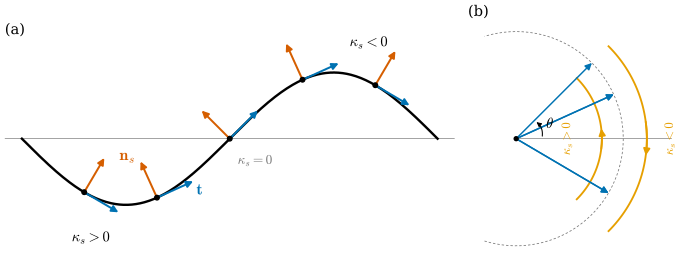

Generate this figure with Python:
"""그림 4.4.1: 부호곡률 — 단위접벡터가 도는 방향과 빠르기 (4.4절, 정의 4.4.2, 예 4.4.6(d), 정리 4.4.9).

(a) 평면곡선 γ(x) = (x, sin x), −π ≤ x ≤ π와 다섯 점 x = −2.2, −1.1, 0, 1.1, 2.2에서의
    단위접벡터 t(파랑)와 부호 단위법벡터 n_s = Jt(주홍). κ_s = −sin x/(1 + cos²x)^{3/2}:
    x < 0에서 κ_s > 0(왼쪽으로 돈다), x > 0에서 κ_s < 0(오른쪽으로 돈다), x = 0은 변곡점.
(b) 같은 다섯 점의 t를 원점으로 옮긴 것(단위원 위의 점). 접선각 θ = arctan(cos x)는 −π/4에서 π/4로 늘었다가(κ_s > 0)
    다시 −π/4로 준다(κ_s < 0). 안쪽 호(올라감)와 바깥쪽 호(내려감)로 두 구간을 나누어 그린다.

벡터는 (a)에서 실제 길이의 0.6배, (b)에서 실제 길이로 그린다.

실행: 프로젝트 루트에서 ``PYTHONPATH=tools python3 chapters/04-curves/figures/fig-4-4-1-signed-curvature.py``
"""

import dgfig

dgfig.setup()

import matplotlib.pyplot as plt
import numpy as np
from matplotlib.patches import FancyArrowPatch

C = dgfig.COLORS
LW = dgfig.LW
J = np.array([[0.0, -1.0], [1.0, 0.0]])          # +90° 회전


def gamma(x):
    return np.stack([x, np.sin(x)], axis=-1)


def d1(x):
    return np.stack([np.ones_like(x), np.cos(x)], axis=-1)


def d2(x):
    return np.stack([np.zeros_like(x), -np.sin(x)], axis=-1)


def unit_t(x):
    v = d1(x)
    return v / np.linalg.norm(v, axis=-1, keepdims=True)


def kappa_s(x):
    """명제 4.4.5: κ_s = <γ'', Jγ'>/|γ'|³."""
    v, a = d1(x), d2(x)
    return np.einsum("...i,...i->...", a, v @ J.T) / np.linalg.norm(v, axis=-1) ** 3


XS = np.array([-2.2, -1.1, 0.0, 1.1, 2.2])

# 자기검사: 공식과 정의(dt/ds = κ_s n_s, 수치미분)의 일치, 부호
xx = np.linspace(-np.pi, np.pi, 2001)
assert np.allclose(kappa_s(xx), -np.sin(xx) / (1 + np.cos(xx) ** 2) ** 1.5)
h = 1e-5
for x0 in XS:
    dt_dx = (unit_t(np.array(x0 + h)) - unit_t(np.array(x0 - h))) / (2 * h)
    ds_dx = np.linalg.norm(d1(np.array(x0)))
    n_s = J @ unit_t(np.array(x0))
    assert np.allclose(dt_dx / ds_dx, kappa_s(np.array(x0)) * n_s, atol=1e-8)
assert np.all(kappa_s(xx[(xx < -1e-9) & (xx > -np.pi + 1e-9)]) > 0)
assert np.all(kappa_s(xx[(xx > 1e-9) & (xx < np.pi - 1e-9)]) < 0)
theta = np.arctan(np.cos(xx))                      # 접선각
dtheta_ds = np.gradient(theta, xx) / np.linalg.norm(d1(xx), axis=1)
assert np.allclose(dtheta_ds[5:-5], kappa_s(xx)[5:-5], atol=1e-4)   # 정리 4.4.9: κ_s = dθ/ds


def arrow(ax, base, vec, color, lw=None, scale=1.0, z=5):
    base = np.asarray(base, float)
    ax.annotate("", xy=base + scale * np.asarray(vec, float), xytext=base,
                arrowprops=dict(arrowstyle="-|>", color=color, lw=lw or LW["vector"],
                                mutation_scale=10, shrinkA=0, shrinkB=0), zorder=z)


fig, axs = plt.subplots(1, 2, figsize=(7.2, 2.9), gridspec_kw=dict(width_ratios=[2.1, 1]))

# (a) --------------------------------------------------------------------------
ax = axs[0]
dgfig.schematic_axes(ax, (-3.4, 3.4), (-1.75, 1.75))
ax.plot([-3.4, 3.4], [0, 0], color=C["aux"], lw=0.5, zorder=0)
P = gamma(np.linspace(-np.pi, np.pi, 500))
ax.plot(P[:, 0], P[:, 1], color=C["main"], lw=LW["main"], zorder=3)
for x0 in XS:
    p = gamma(np.array(x0))
    tv = unit_t(np.array(x0))
    arrow(ax, p, tv, C["tangent"], scale=0.6, z=6)
    arrow(ax, p, J @ tv, C["normal"], scale=0.6, z=6)
    ax.plot(*p, "o", color=C["main"], ms=3.5, zorder=7)
p = gamma(np.array(-1.1)); tv = unit_t(np.array(-1.1))
ax.text(*(p + 0.6 * tv + [0.05, -0.2]), r"$\mathbf{t}$", color=C["tangent"], fontsize=12)
ax.text(*(p + 0.6 * (J @ tv) + [-0.32, 0.02]), r"$\mathbf{n}_s$", color=C["normal"], fontsize=12)
ax.text(-2.1, -1.55, r"$\kappa_s>0$", fontsize=11, ha="center")
ax.text(2.1, 1.4, r"$\kappa_s<0$", fontsize=11, ha="center")
ax.text(0.12, -0.38, r"$\kappa_s=0$", fontsize=10, ha="left", color=C["aux"])
ax.text(0.0, 1.0, "(a)", transform=ax.transAxes, ha="left", va="top", fontsize=11)

# (b) 접선의 지표 (단위원 위) ------------------------------------------------------
ax = axs[1]
dgfig.schematic_axes(ax, (-0.45, 1.55), (-1.25, 1.25))
th = np.linspace(-np.pi / 2 - 0.3, np.pi / 2 + 0.3, 200)
ax.plot(np.cos(th), np.sin(th), color=C["aux"], lw=0.6, ls=(0, (3, 2.5)), zorder=1)
ax.plot([0, 1.45], [0, 0], color=C["aux"], lw=0.5, zorder=0)
for rad, sgn, lab in ((0.8, 1, r"$\kappa_s>0$"), (1.22, -1, r"$\kappa_s<0$")):
    a = np.linspace(-np.pi / 4, np.pi / 4, 60)
    ax.plot(rad * np.cos(a), rad * np.sin(a), color=C["accent"], lw=1.4, zorder=2)
    a0, a1 = (-0.15, 0.15) if sgn > 0 else (0.15, -0.15)
    ax.add_patch(FancyArrowPatch((rad * np.cos(a0), rad * np.sin(a0)), (rad * np.cos(a1), rad * np.sin(a1)),
                                 connectionstyle=f"arc3,rad={0.08 * sgn}", arrowstyle="-|>", mutation_scale=10,
                                 color=C["accent"], lw=1.4, zorder=3))
ax.text(0.47, 0.0, r"$\kappa_s>0$", fontsize=9.5, ha="center", va="center", color=C["accent"], rotation=90)
ax.text(1.43, 0.0, r"$\kappa_s<0$", fontsize=9.5, ha="center", va="center", color=C["accent"], rotation=90)
for x0 in XS:
    arrow(ax, (0, 0), unit_t(np.array(x0)), C["tangent"], lw=1.1, z=5)
ax.plot(0, 0, "o", color=C["main"], ms=3, zorder=6)
ax.text(0.28, 0.1, r"$\theta$", fontsize=11, zorder=6)
ax.add_patch(FancyArrowPatch((0.24, 0.0), (0.24 * np.cos(np.pi / 4), 0.24 * np.sin(np.pi / 4)),
                             connectionstyle="arc3,rad=0.35", arrowstyle="-|>", mutation_scale=7,
                             color=C["main"], lw=0.8, zorder=6))
ax.text(0.0, 1.0, "(b)", transform=ax.transAxes, ha="left", va="top", fontsize=11)

fig.subplots_adjust(wspace=0.04, left=0.01, right=0.99, top=0.99, bottom=0.01)
dgfig.save(fig, __file__)
